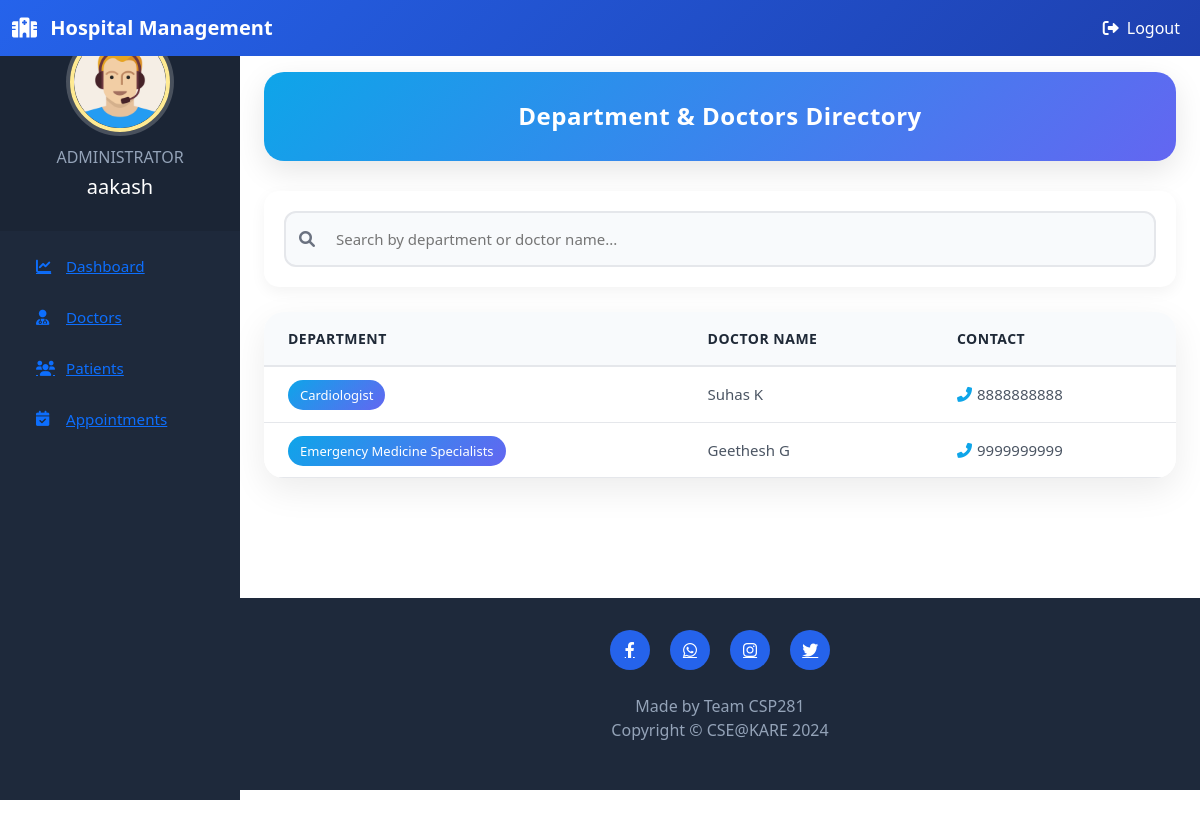
Page /admin-view-doctor-specialisation (signed in) on the earlier database version.
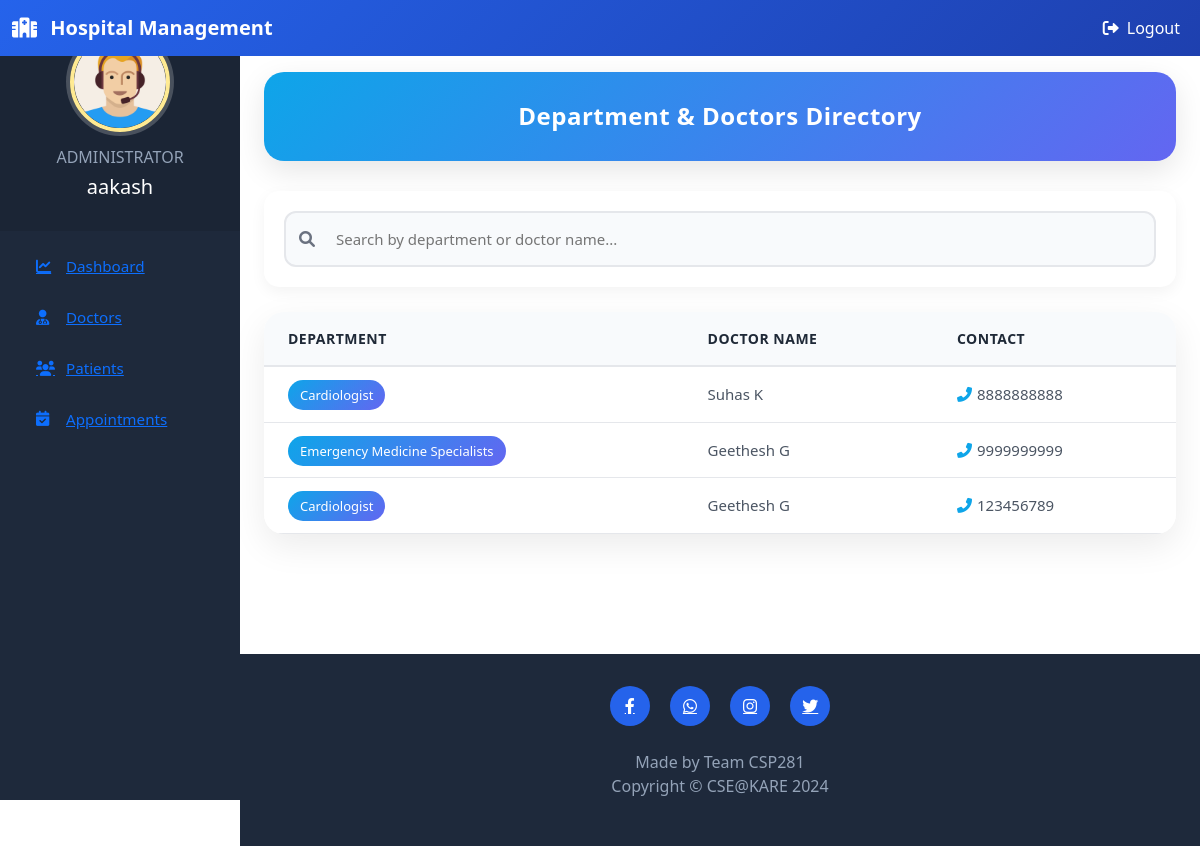
Same page on the later database version.
### hospital/models.py (models this page shows, shortened)
class Doctor(models.Model):
    user=models.OneToOneField(User,on_delete=models.CASCADE)
    profile_pic= models.ImageField(upload_to='profile_pic/DoctorProfilePic/',null=True,blank=True)
    address = models.CharField(max_length=40)
    mobile = models.CharField(max_length=20,null=True)
    department= models.CharField(max_length=50,choices=departments,default='Cardiologist')
    status=models.BooleanField(default=False)
    @property
    def get_name(self):
        return self.user.first_name+" "+self.user.last_name

### hospital/views.py (the view)
# urls.py: path('admin-view-doctor-specialisation',views.admin_view_doctor_specialisation_view,name='admin-view-doctor-specialisation'),
@login_required(login_url='adminlogin')
@user_passes_test(is_admin)
def admin_view_doctor_specialisation_view(request):
    doctors=models.Doctor.objects.all().filter(status=True)
    return render(request,'hospital/admin_view_doctor_specialisation.html',{'doctors':doctors})

### hospital/views.py (called while the page is built)
def is_admin(user):
    return user.groups.filter(name='ADMIN').exists()

### templates/hospital/admin_view_doctor_Specialisation.html (shortened to what this page needs)
{% extends 'hospital/admin_base.html' %}
{% block content %}
<head>
  <link href="https://cdn.jsdelivr.net/npm/bootstrap@5.3.3/dist/css/bootstrap.min.css" rel="stylesheet">
  <link rel="stylesheet" href="https://cdnjs.cloudflare.com/ajax/libs/font-awesome/6.0.0/css/all.min.css">
</head>
<div class="container page-content">
  <div class="page-header">
    <h6 class="page-title">Department & Doctors Directory</h6>
  </div>
  <div class="search-wrapper">
    <div class="search-box">
      <i class="fas fa-search search-icon"></i>
      <input type="text"
             id="searchInput"
             class="search-input"
             placeholder="Search by department or doctor name..."
             autocomplete="off">
    </div>
  </div>
  <div class="card">
    <div class="table-responsive">
      <table class="table" id="dev-table">
        <thead>
          <tr>
            <th>Department</th>
            <th>Doctor Name</th>
            <th>Contact</th>
          </tr>
        </thead>
        <tbody>
          {% for d in doctors %}
          <tr>
            <td><span class="department-badge">{{d.department}}</span></td>
            <td>{{d.get_name}}</td>
            <td><i class="fas fa-phone-alt contact-icon"></i>{{d.mobile}}</td>
          </tr>
          {% endfor %}
        </tbody>
      </table>
    </div>
  </div>
</div>
{% endblock content %}

Differences in the rows shown:
added Doctor: department "Cardiologist", get_name "Geethesh G", mobile "123456789"
